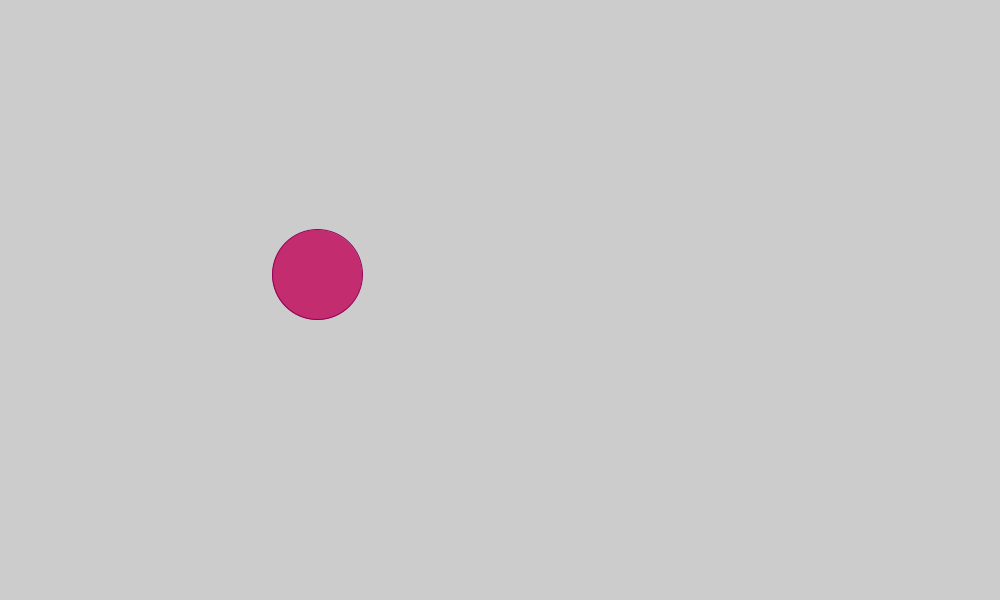
Frame 1 (no input)
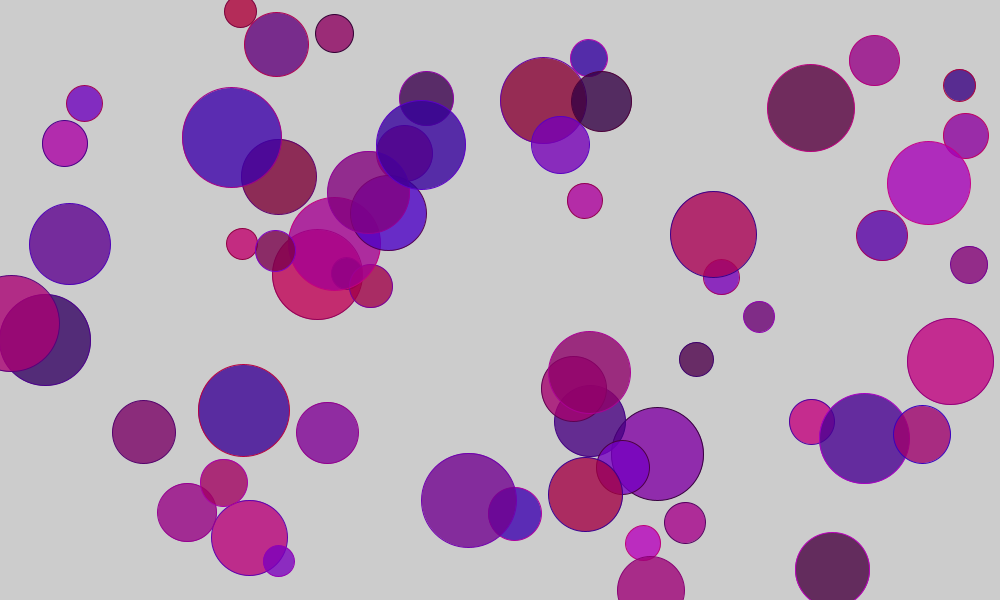
Frame 60 (the mouse pressed at the canvas centre just before this capture)
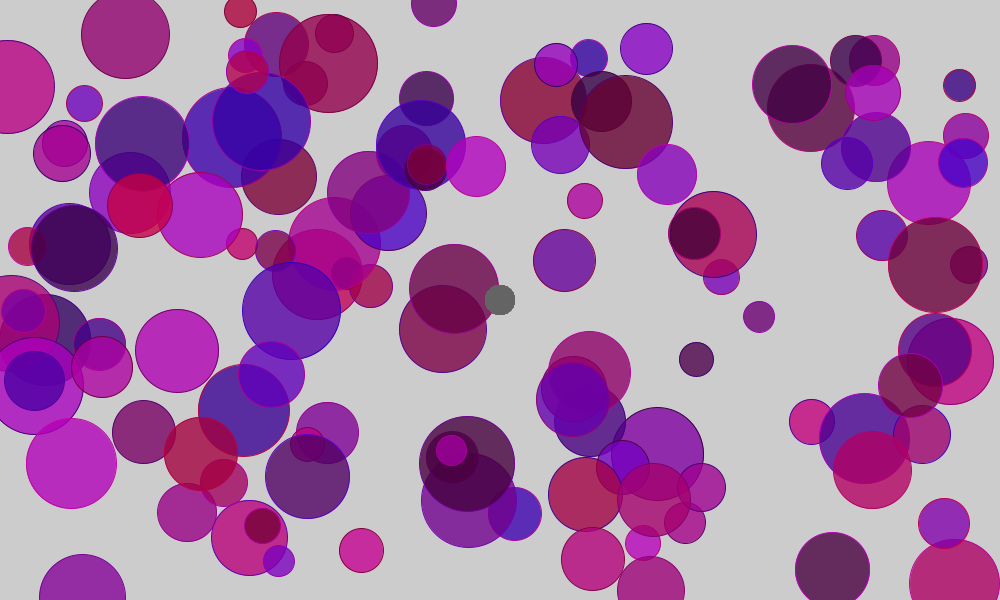
Frame 120 (the mouse held since frame 60 and released just before this capture)

The Processing sketch that drew these frames (run headless with seeded random() and noise(); from frame 60 on, the mouse is pressed at the canvas centre):

// Processing sketch: VoidFunctions
// ── VoidFunctions.pde
void setup()
{
  size(1000, 600);
}
void draw()
{
  drawRandomCircle();
  if(mousePressed)
  {
    drawCircleAt(mouseX, mouseY);
  }
}
void drawRandomCircle()
{
  stroke(random(50, 200), 0, random(50, 200));
  fill(random(50, 200), 0, random(50, 200), 200);
  float size = random(30, 100);
  ellipse(random(width), random(height), size, size);
}
void drawCircleAt(float x, float y)
{
  noStroke();
  fill(100);
  ellipse(x, y, 30, 30);
}
